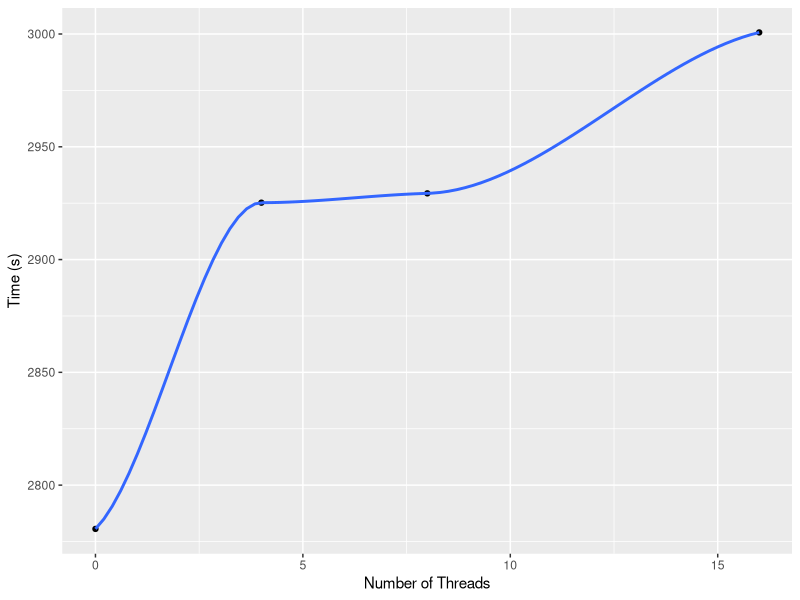
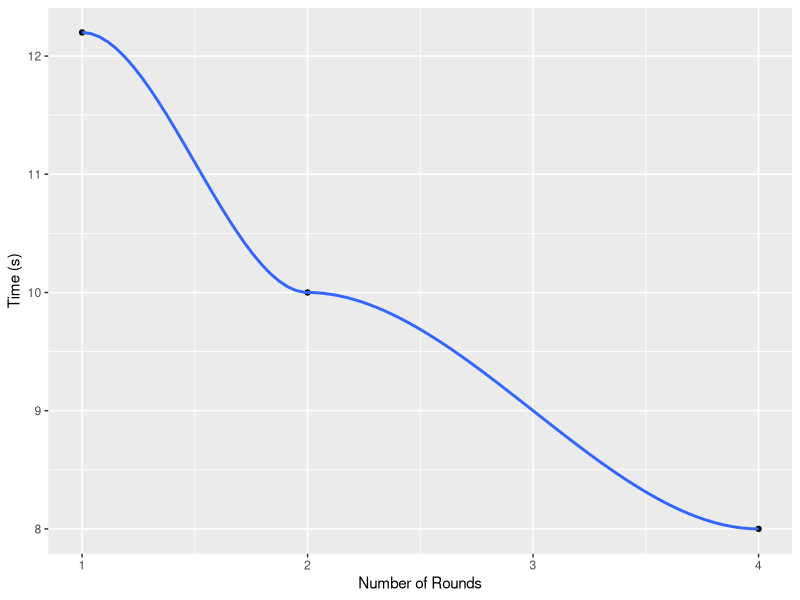
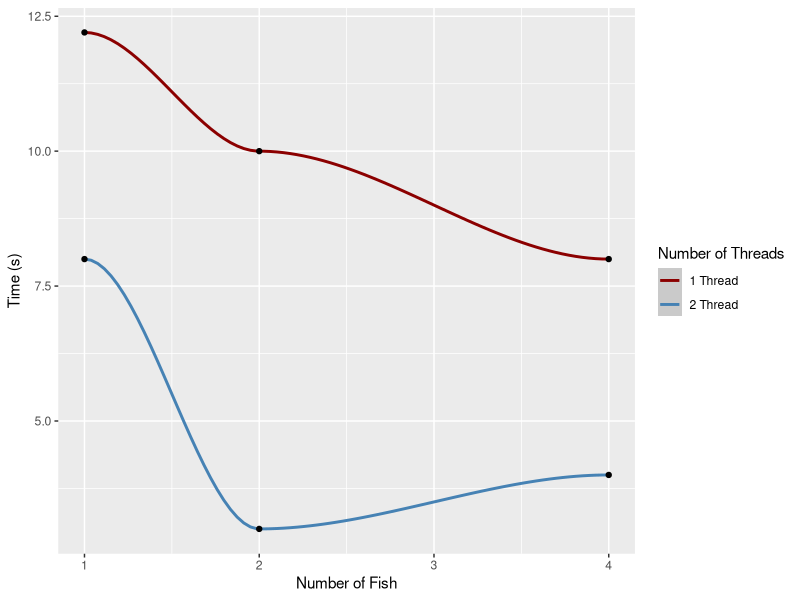
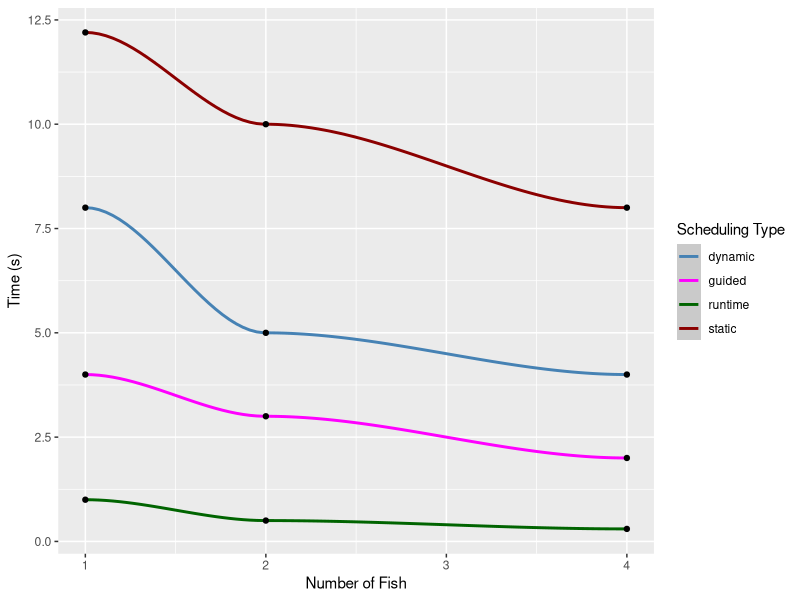

Generate these figures, in order, with R:
## ---- chunk 1
library(ggplot2)
## ---- chunk 2
ggplot(
    data.frame(num_threads = c(0, 4, 8, 16), time = c(2780.588561, 2925.219894, 2929.350958, 3000.694720)),
    aes(x = num_threads, y = time)) +
    labs(x = "Number of Threads", y = "Time (s)") +
    geom_point() +
    geom_smooth()
## ---- chunk 3
ggplot(
  data.frame(num_rounds = c(1, 2, 4), time = c(12.2, 10, 8)),
  aes(x = num_rounds, y = time)) +
  labs(x = "Number of Rounds", y = "Time (s)") +
  geom_point() +
  geom_smooth()
## ---- chunk 4
ggplot(
  data = data.frame(
    fish = c(1, 2, 4),
    thread_1 = c(12.2, 10, 8),
    thread_2 = c(8.0, 3.0, 4.0)),
  aes(x = fish)) +
  geom_smooth(aes(y = thread_1, color = "1 Thread")) +
  geom_smooth(aes(y = thread_2, color = "2 Thread")) +
  geom_point(aes(y = thread_1)) +
  geom_point(aes(y = thread_2)) +
  labs(x = "Number of Fish",
    y = "Time (s)",
    color = "Number of Threads") +
  scale_color_manual(values = c(
    "1 Thread" = "darkred",
    "2 Thread" = "steelblue"))
## ---- chunk 5
ggplot(
  data = data.frame(
    threads = c(1, 2, 4),
    static = c(12.2, 10, 8),
    dynamic = c(8.0, 5.0, 4.0),
    guided = c(4.0, 3.0, 2.0),
    runtime = c(1.0, 0.5, 0.3)),
  aes(x = threads)) +
  geom_smooth(aes(y = static, color = "static")) +
  geom_smooth(aes(y = dynamic, color = "dynamic")) +
  geom_smooth(aes(y = guided, color = "guided")) +
  geom_smooth(aes(y = runtime, color = "runtime")) +
  geom_point(aes(y = static)) +
  geom_point(aes(y = dynamic)) +
  geom_point(aes(y = guided)) +
  geom_point(aes(y = runtime)) +
  labs(x = "Number of Fish",
    y = "Time (s)",
    color = "Scheduling Type") +
  scale_color_manual(values = c(
    "static" = "darkred",
    "dynamic" = "steelblue",
    "guided" = "magenta",
    "runtime" = "darkgreen"))
